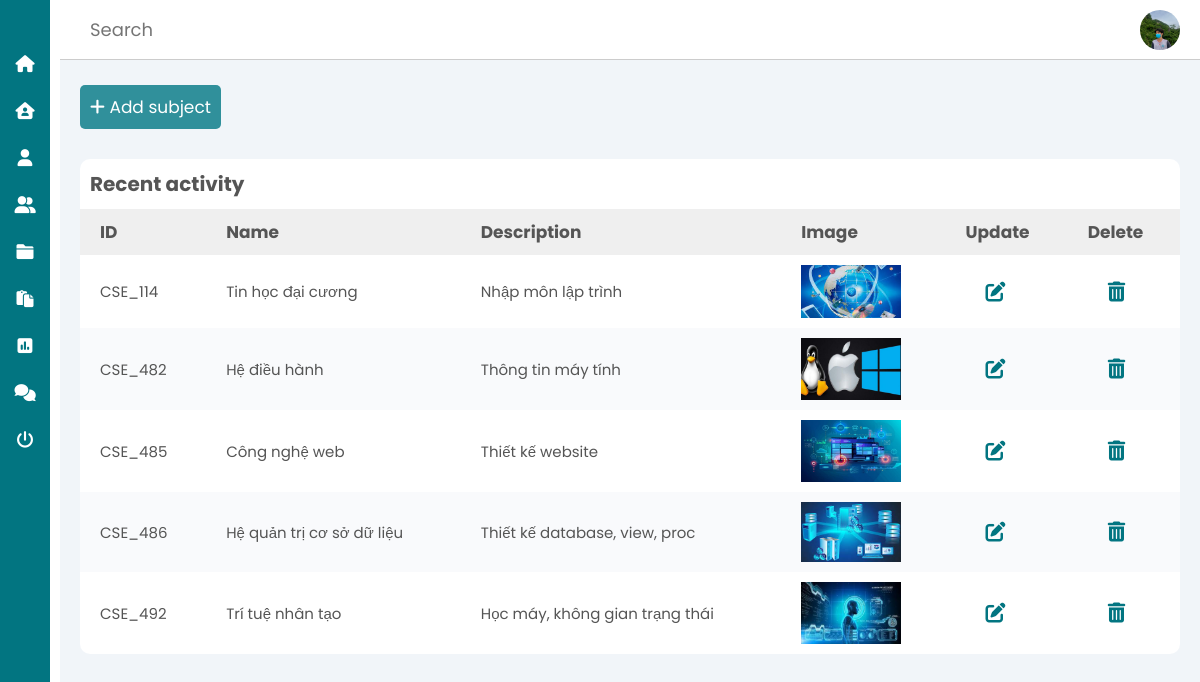
The app's page /teacher/subject.php with its own data.
### tables this page shows
CREATE TABLE `tb_subject` (
  `id_subject` char(10) NOT NULL,
  `name_subject` varchar(100) DEFAULT NULL,
  `desription` varchar(100) DEFAULT NULL,
  `img_subject` char(30) DEFAULT NULL
);

### teacher/subject.php (the view)
<?php
    include('connect_database/connect.php');
    include('header.php');
?>
    <main>
        <a href="add_subject.php" class="btn btn-add"><i class="fas fa-plus"></i> Add subject</a>
        <section class="recent">
            <div class="activity-grid">
                <div class="activity-card">
                    <h3>Recent activity</h3>
                    <div class="table-responsive">
                        <table>
                            <thead>
                                <tr>
                                    <th>ID</th>
                                    <th>Name</th>
                                    <th>Description</th>
                                    <th>Image</th>
                                    <th>Update</th>
                                    <th>Delete</th>
                                </tr>
                            </thead>
                            <tbody>
                                <?php
                                    $sql = "SELECT * FROM tb_subject";
                                    $res = mysqli_query($conn, $sql);
                                    if($res == TRUE)
                                    {
                                        $count = mysqli_num_rows($res);
                                        if($count>0)
                                        {
                                            while($row = mysqli_fetch_assoc($res))
                                            {
                                                $id_subject = $row['id_subject'];
                                                $name_subject = $row['name_subject'];
                                                $desription = $row['desription'];
                                                $img_subject = $row['img_subject'];
                                ?>
                                                <tr>
                                                    <td><?php echo $id_subject; ?></td>
                                                    <td><?php echo $name_subject; ?></td>
                                                    <td><?php echo $desription ?></td>
                                                    <td>
                                                        <img src="../image/<?php echo $img_subject; ?>" alt="" width="100px">
                                                    </td>
                                                    <td>
                                                        <a href="update_subject.php?id_subject=<?php echo $id_subject;?>" class="update-icon">
                                                            <i class="fas fa-edit"></i>
                                                        </a>
                                                    </td>
                                                    <td>
                                                        <a href="delete_subject.php?id_subject=<?php echo $id_subject; ?>" class="delete-icon">
                                                            <i class="fas fa-trash-alt"></i>
                                                        </a>
                                                    </td>
                                                </tr>
                                <?php
                                            }
                                        }
                                        else
                                        {
                                        }
                                    }
                                ?>
                            </tbody>
                        </table>
                    </div>
                </div>
            </div>
        </section>
    </div>
<?php
include('footer.php');
?>

### teacher/css/teacher.css (style rules this page uses)
* { font-family: 'Poppins', sans-serif; margin: 0; padding: 0; box-sizing: border-box; outline: none; border:none; text-decoration: none; transition: all .3s linear; transition: width none; list-style: none; }
.btn { display: inline-block; padding: 0.9rem 1rem; border-radius: 0.5rem; color: #fff; background-color: var(--btn-add); font-size: 1.7rem; cursor: pointer; }
.btn-add { margin-top: 1.5rem; }
.update-icon, .delete-icon { font-size: 2rem; margin-left: 1rem; color: var(--main-color); padding: 0 1rem; }
main { margin-top: 6rem; background: #f1f5f9; min-height: 90vh; padding: 1rem 2rem; }
.recent { margin-top: 3rem; margin-bottom: 3rem; }
.recent .activity-grid { display: grid; grid-template-columns: 100%; grid-column-gap: 1rem; }
.recent .activity-card { background: #fff; border-radius: 1rem; }
.recent .activity-grid .activity-card h3 { color: var(--text); margin: 1rem; font-size: 2rem; }
.recent .activity-grid .activity-card table { width: 100%; border-collapse: collapse; }
.recent .activity-grid .activity-card table thead { background: #efefef; text-align: left; }
th, td { font-size: 1.7rem; padding: 1rem 2rem; color: var(--text); }
td { font-size: 1.5rem; }
tbody tr:nth-child(even) { background: #f9fafc; }

### records on screen
tb_subject: id_subject "CSE_114", name_subject "Tin học đại cương", desription "Nhập môn lập trình", img_subject (picture)
tb_subject: id_subject "CSE_482", name_subject "Hệ điều hành", desription "Thông tin máy tính", img_subject (picture)
tb_subject: id_subject "CSE_485", name_subject "Công nghệ web", desription "Thiết kế website", img_subject (picture)
tb_subject: id_subject "CSE_486", name_subject "Hệ quản trị cơ sở dữ liệu", desription "Thiết kế database, view, proc", img_subject (picture)
tb_subject: id_subject "CSE_492", name_subject "Trí tuệ nhân tạo", desription "Học máy, không gian trạng thái", img_subject (picture)
